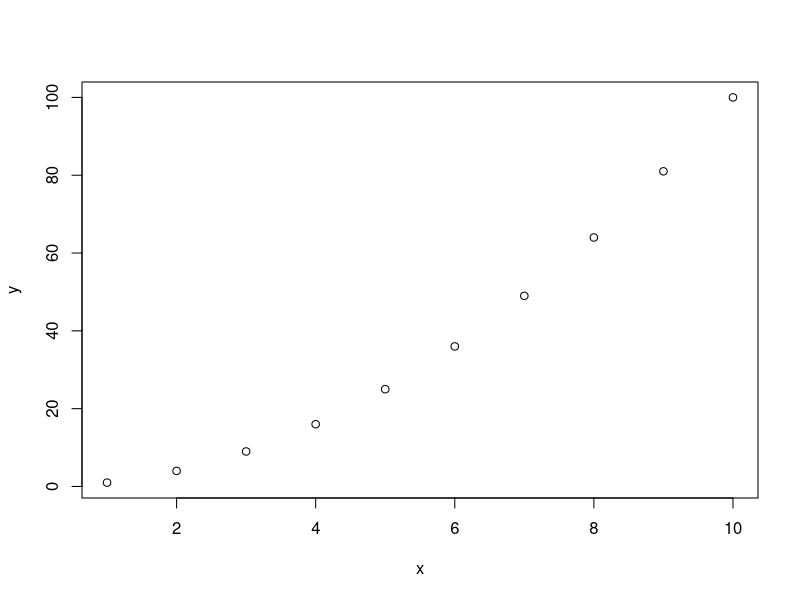
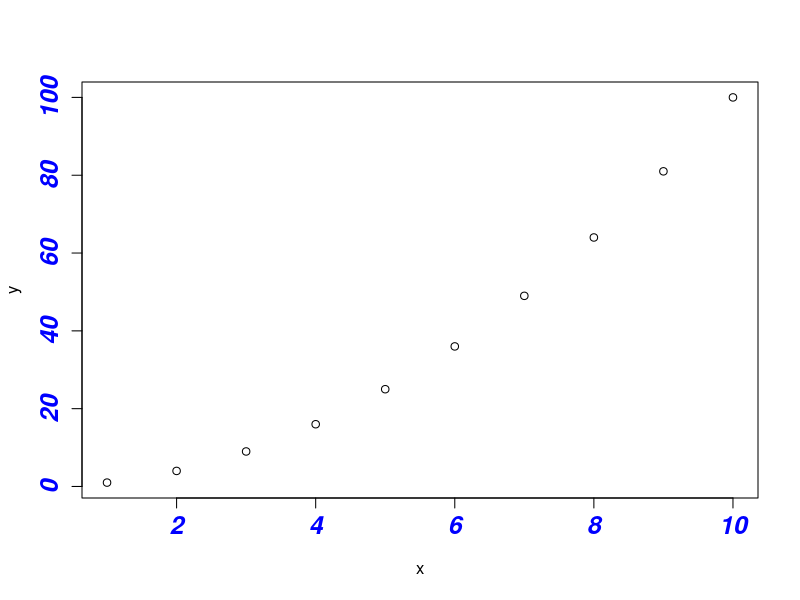
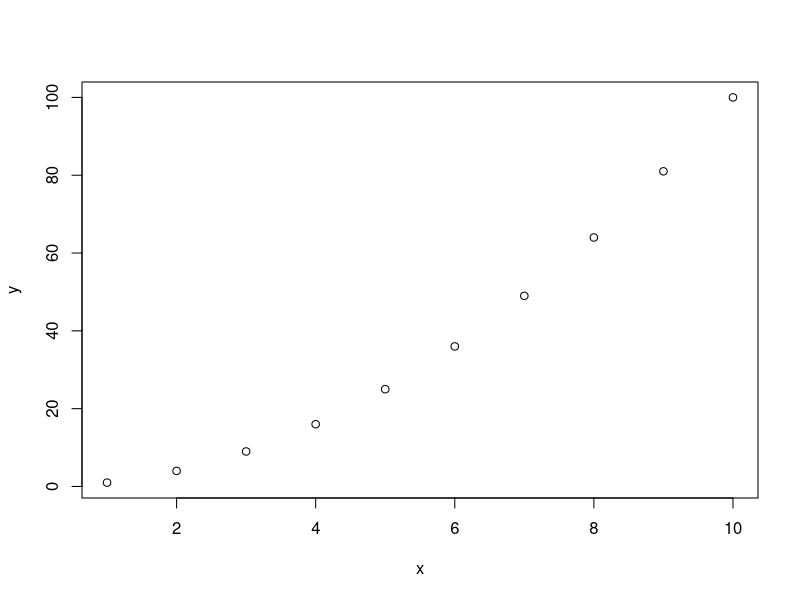
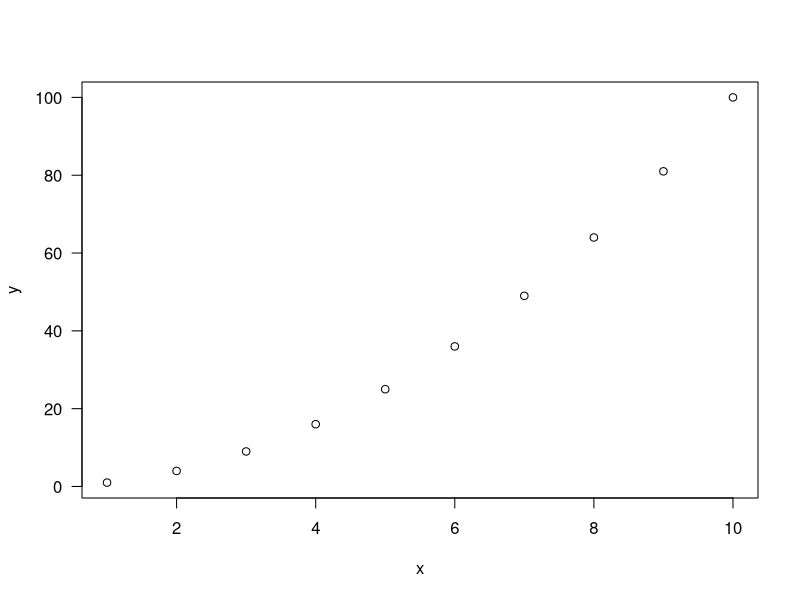
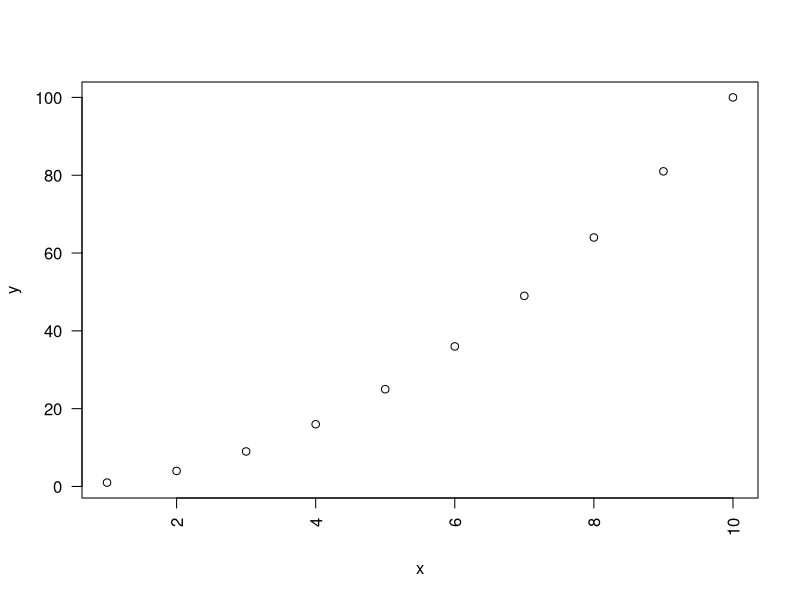
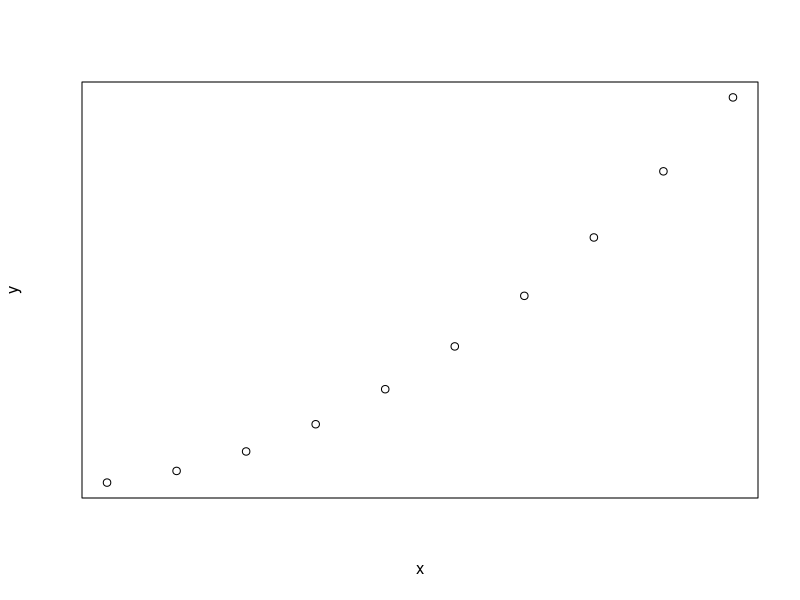
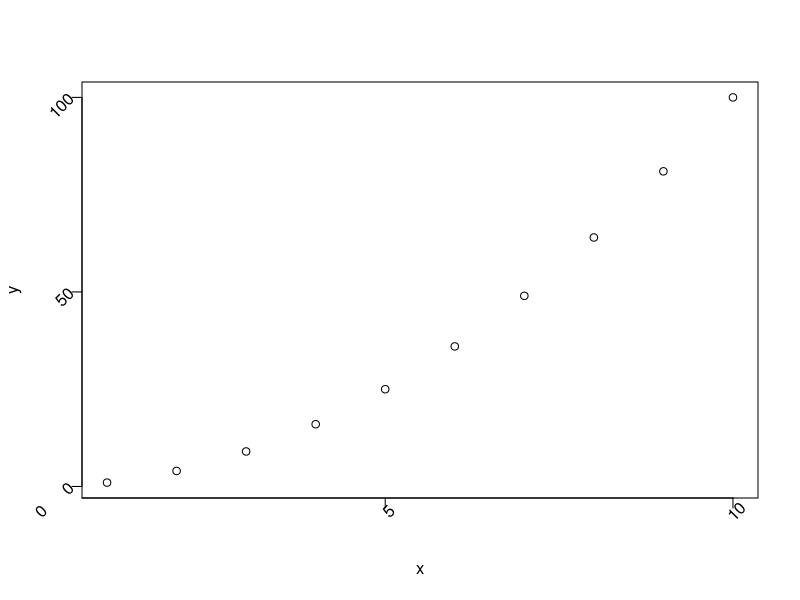
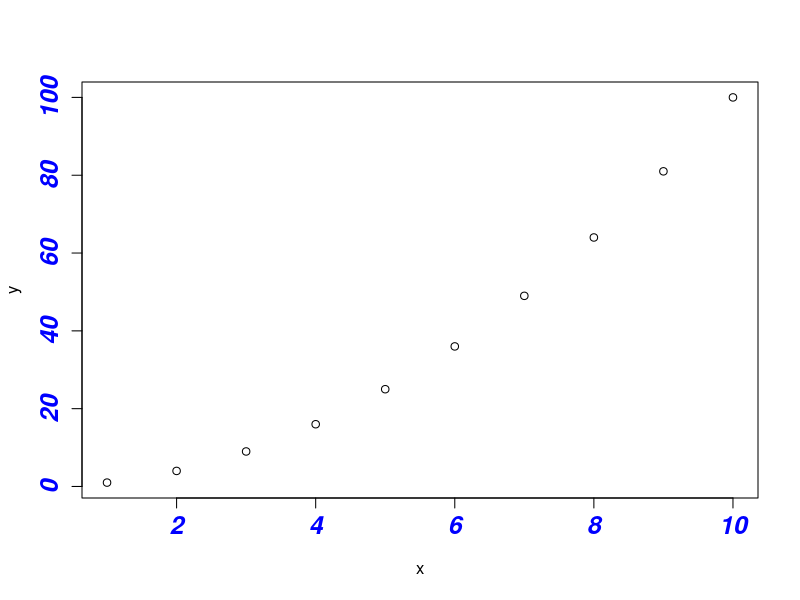

Write the R code that produced these figures, in order.
#http://www.sthda.com/english/wiki/add-custom-tick-mark-labels-to-a-plot-in-r-software

#Add custom tick mark labels to a plot in R software 

#col.axis : the color to be used for tick mark labels

#font.axis : an integer specifying the font style; possible values are :
#     1: normal text
#     2: bold
#     3: italic
#     4: bold and italic
#     5: symbol font

#cex.axis : the size for tick mark labels; default value is 1
################################################################################################
x<-1:10; y<-x*x
# Simple graph
plot(x, y)

# Custom plot : blue text, italic-bold, magnification
plot(x,y, col.axis="blue", font.axis=4, cex.axis=1.5)
################################################################################################
#Orientation of tick mark labels
#To change the style of the tick mark labels, las argument can be used. 
#The possible values are :
#    0: the labels are parallel to the axis (default)
#    1: always horizontal
#    2 : always perpendicular to the axis
#    3 : always vertical
plot(x, y, las=0) # parallel
plot(x, y, las=1) # horizontal
plot(x, y, las=2) # perpendicular
################################################################################################
#Hide tick marks
#To hide or to show tick mark labels, the following graphical parameters can be used :
#     xaxt : a character specifying the x axis type; possible values are either “s” 
#            (for showing the axis) or “n” ( for hiding the axis)
#     yaxt : a character specifying the y axis type; possible values are either “s” 
#            (for showing the axis) or “n” ( for hiding the axis)

####These two arguments are very useful to take the control of the rotation angle 
#for tick mark labels. Changing the rotation angle is not something easy in R but 
#we’ll see how to do it in the next section.
# Hide x and y axis
plot(x, y, xaxt="n", yaxt="n")
################################################################################################
#Change the string rotation of tick mark labels

#The following steps can be used :
#     Hide x and y axis
#     Add tick marks using the axis() R function
#     Add tick mark labels using the text() function
#The argument srt can be used to modify the text rotation in degrees.
# Suppress the axis
plot(x, y, xaxt="n", yaxt="n")
# Changing x axis
xtick<-seq(0, 10, by=5)
axis(side=1, at=xtick, labels = FALSE)
text(x=xtick,  par("usr")[3], 
     labels = xtick, srt = 45, pos = 1, xpd = TRUE)
# Changing y axis
ytick<-seq(0, 100, by=50)
axis(side=2, at=ytick, labels = FALSE)
text(par("usr")[1], ytick,  
     labels = ytick, srt = 45, pos = 2, xpd = TRUE)
################################################################################################
#Use the par() function
#The par() function can be used to permanently apply the changes to all of the graphs 
#that will be created in the current session.

par(col.axis="blue", font.axis=4, cex.axis=1.5)
plot(x,y)